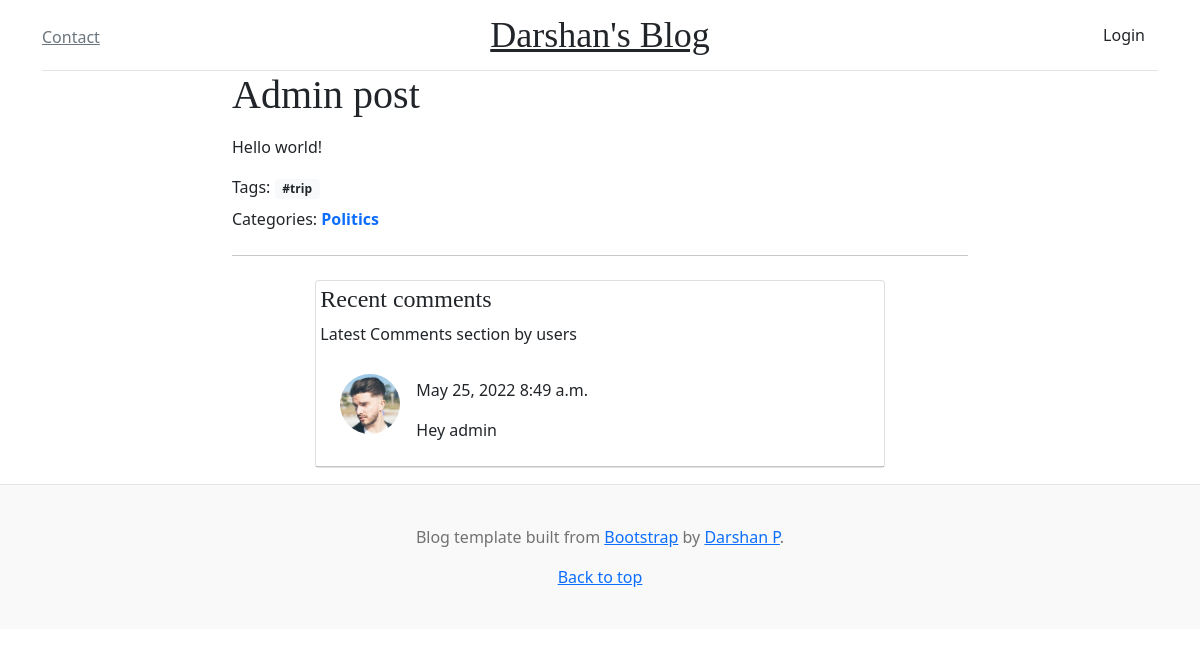
The page /post/admin-post/ on the database as committed earlier.
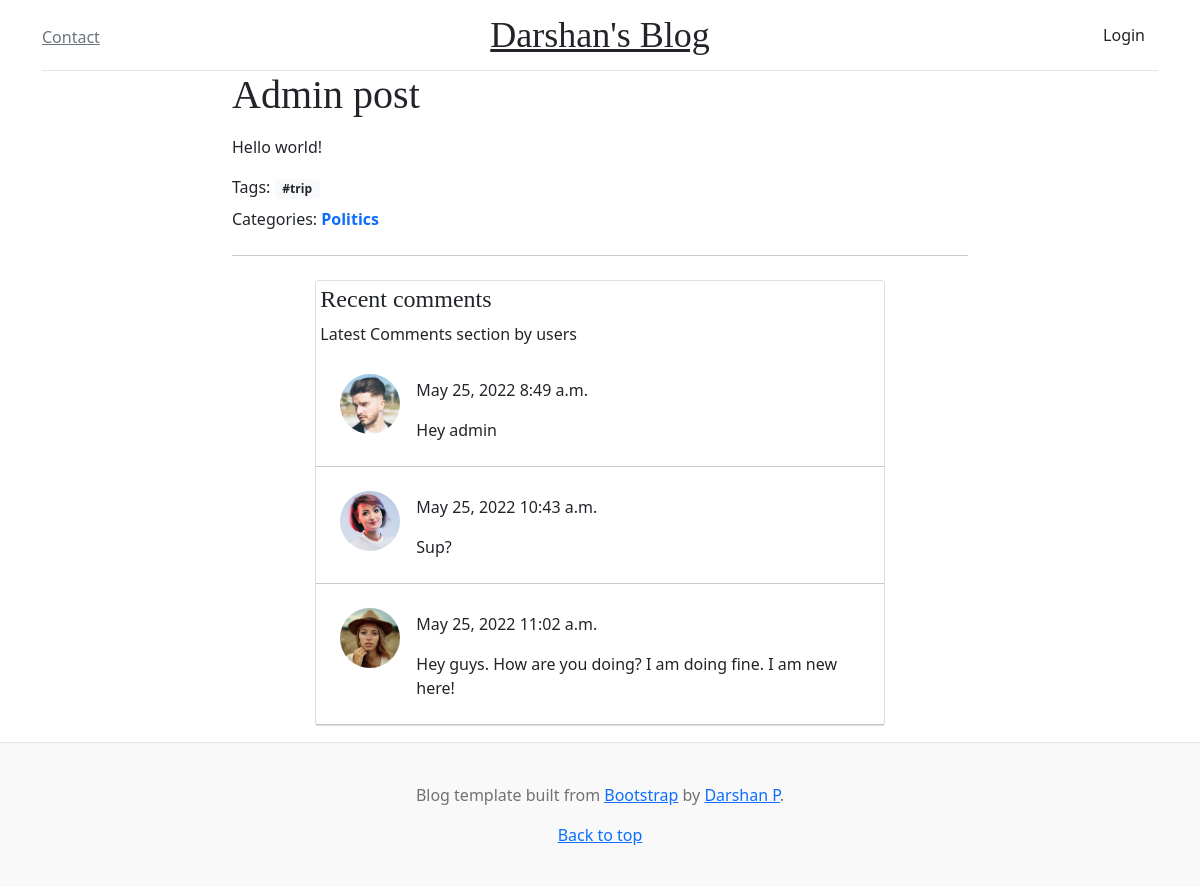
The same page on the database as committed later.
### blog/models.py (models this page shows, shortened)
class Post(models.Model):
    class Meta:
        ordering = ['created_at']
        db_table = 'posts'
    POST_LENGTHS = [
        ('S', 'Small'),
        ('M', 'Medium'),
        ('L', 'Large')
    ]
    post_length = models.CharField(max_length=1, choices=POST_LENGTHS)
    title = models.CharField(max_length=50)
    body = models.TextField()
    slug = AutoSlugField(populate_from='title', unique=True, editable=True)
    categories = models.ManyToManyField('Category', related_name='posts', blank=True)
    tags = models.ManyToManyField('Tag', related_name='posts', blank=True,
                                  help_text='Hold down “Control”, or “Command” on a Mac, to select more than one.')
    user = models.ForeignKey(User, on_delete=models.SET_NULL, null=True)
    created_at = models.DateTimeField(auto_now_add=True)
    updated_at = models.DateTimeField(auto_now_add=True)

class Tag(models.Model):
    name = models.CharField(max_length=50, unique=True)

class Category(models.Model):
    class Meta:
        verbose_name_plural = 'Categories'
    name = models.CharField(max_length=50, unique=True)
    def __str__(self):
        return self.name

class Comment(models.Model):
    post = models.ForeignKey(Post, on_delete=models.CASCADE, related_name="comments")
    text = models.TextField()
    user = models.ForeignKey(User, on_delete=models.SET_NULL, null=True)
    approved = models.BooleanField(default=False)
    commented_at = models.DateTimeField(auto_now_add=True)

class UserProfile(models.Model):
    user = models.OneToOneField(User, on_delete=models.CASCADE)
    avatar = models.ImageField(default='default.jpg', upload_to='profile_pics')

### blog/views.py (the view, shortened to what this page needs)
# urls.py: path('post/<slug:slug>/', views.BlogDetailView.as_view(), name='blog_detail'),
class BlogDetailView(generic.DetailView):
    model = Post
    template_name = "blog/blog_single.html"
    def get_context_data(self, **kwargs):
        context_data = super().get_context_data(**kwargs)
        context_data.update(
            {
                "comment_form": CommentModelForm
            })
        return context_data
    @staticmethod
    @register.filter
    def approved_comments(post_comments):
        return post_comments.filter(approved=True)

### blog/context_processors.py (called while the page is built)
def categories(request):
    return {
        'tags': Tag.objects.order_by('id')
    }

### blog/templates/blog/blog_single.html (shortened to what this page needs)
{% extends "base.html" %}
{% load crispy_forms_tags %}
{% load icons %}
{% block extrastyle %}
<link href="https://maxcdn.bootstrapcdn.com/font-awesome/4.7.0/css/font-awesome.min.css"
      rel="stylesheet"
>
{% endblock %}
{% block content %}
<div class="row justify-content-center">
    <div class="col-8">
        <h1>{{ post.title }}</h1>
        <p>{{ post.body| safe }}</p>
        <div class="tags">
            Tags:
            {% for tag in post.tags.all %}
            <span class="badge bg-light text-dark mb-2">#{{tag.name}}</span>
            {% endfor %}
        </div>
        Categories:
        {% for category in post.categories.all %}
        <strong class="d-inline-block mb-2 text-primary">
            {{category}}
        </strong>
        {% endfor %}
        <hr>
        <div class="container my-2 py-2">
            <div class="row d-flex justify-content-center">
                <div class="col-md-12 col-lg-10">
                    <div class="card text-dark">
                        <h4 class="m-1">Recent comments</h4>
                        <p class="fw-light m-1">Latest Comments section by users</p>
                        {% for comment in post.comments|approved_comments %}
                        <div class="card-body p-4">
                            <div class="d-flex flex-start">
                                <img class="rounded-circle shadow-1-strong me-3"
                                     src="{{ comment.user.userprofile.avatar.url }}" alt="avatar" width="60"
                                     height="60" />
                                <div>
                                    <div class="d-flex align-items-center mb-3">
                                        <p class="mb-0">
                                            {{ comment.commented_at | date:"M d, Y P" }}
                                        </p>
                                    </div>
                                    <p class="mb-0">
                                        {{ comment.text | safe }}
                                    </p>
                                </div>
                            </div>
                        </div>
                        <hr class="my-0" />
                        {% empty %}
                        <p class="fw-light m-2 p-2">No comments</p>
                        {% endfor %}
                    </div>
                </div>
            </div>
        </div>
    </div>
</div>
{% endblock %}

### templates/base.html (shortened to what this page needs)
{% load static %}
<!doctype html>
<html lang="en">
  <head>
    <link href="https://cdn.jsdelivr.net/npm/bootstrap@5.1.3/dist/css/bootstrap.min.css" rel="stylesheet">
    <link rel="stylesheet" type="text/css" href="{% static 'css/style.css' %}">
    {% block extrastyle %}
    {% endblock %}
  </head>
  <body>
    {% include "navbar_top.html" %}
    <main class="container">
        {% block content %}
        {% endblock %}
    </main>
    {% include "footer.html" %}
  </body>
</html>

### templates/navbar_top.html (shortened to what this page needs)
<div class="container">
    <header class="blog-header py-3">
        <div class="row flex-nowrap justify-content-between align-items-center">
          <div class="col-4 pt-1">
            <a class="link-secondary" href="{% url 'contact' %}">Contact</a></div>
          <div class="col-4 text-center">
            <a class="blog-header-logo text-dark" href="{% url 'blog:blog_home' %}">Darshan's Blog</a>
          </div>
          <div class="col-4 d-flex justify-content-end align-items-center">
            {% if request.user.is_authenticated %}
            <img class="rounded-circle shadow-1-strong me-3" src="{{ request.user.userprofile.avatar.url }}"
                 alt="avatar" width="40" height="40" />
            <ul class="nav nav-pills">
              <li class="nav-item dropdown">
                <a class="nav-link dropdown-toggle" data-bs-toggle="dropdown" href="#" role="button" aria-expanded="false">{{ request.user.username }}</a>
                <ul class="dropdown-menu">
                  <li><a class="dropdown-item" href="{% url 'profile' %}">Profile</a></li>
                  <li><hr class="dropdown-divider"></li>
                  <li><a class="dropdown-item" href="{% url 'blog:post_list' %}">Posts</a></li>
                  <li><a class="dropdown-item" href="{% url 'category:category_list' %}">Categories</a></li>
                  <li><a class="dropdown-item" href="{% url 'tag:tag_list' %}">Tags</a></li>
                  <li><hr class="dropdown-divider"></li>
                  <li><a class="dropdown-item" href="{% url 'logout' %}">Logout</a></li>
                </ul>
              </li>
            </ul>
            {% else %}
            <a href="{% url 'login' %}" class="btn btn-default">Login</a>
            {% endif %}
          </div>
        </div>
      </header>
</div>

### templates/footer.html
<footer class="blog-footer">
    <p>Blog template built from <a href="https://getbootstrap.com/">Bootstrap</a> by <a href="#">Darshan P</a>.</p>
    <p>
        <a href="#">Back to top</a>
    </p>
</footer>

### static/css/style.css (style rules this page uses)
.blog-header { line-height: 1; border-bottom: 1px solid #e5e5e5; }
.blog-header-logo { font-family: "Playfair Display", Georgia, "Times New Roman", serif; font-size: 2.25rem; }
h1, h2, h3, h4, h5, h6 { font-family: "Playfair Display", Georgia, "Times New Roman", serif; }
.blog-footer { padding: 2.5rem 0; color: #727272; text-align: center; background-color: #f9f9f9; border-top: .05rem solid #e5e5e5; }
.blog-footer p:last-child { margin-bottom: 0; }

Rows that differ between the two databases and show on the page:
added Comment: user.userprofile.avatar (picture), commented_at "May 25, 2022 10:43 a.m.", text "Sup?"
added Comment: user.userprofile.avatar (picture), commented_at "May 25, 2022 11:02 a.m.", text "Hey guys. How are you doing? I am doing fine. I am new here!"
